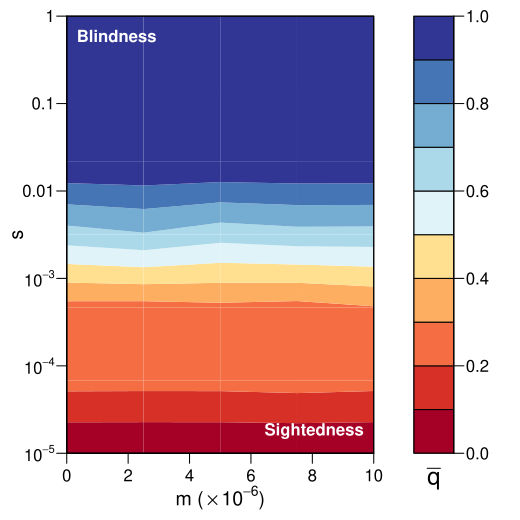

R code for this plot:
library(RColorBrewer)
library(stringr)
library(data.table)

scriptname = commandArgs() %>% str_subset("^--file=") %>% str_replace("^--file=","")
pdfname = scriptname %>% str_replace("\\.[^.]*$", ".pdf")

bcz = brewer.pal(10,"RdYlBu")
keylevels = seq(0,1,length.out=length(bcz)+1)
keytext = keylevels

a = fread("zstdcat ../tinaja/results.csv.zst")
b = a[, .(qbar = mean(q)), by=list(m,s,g)]

xaxs = c(0, 2e-6, 4e-6, 6e-6, 8e-6, 10e-6)
yaxs = c(1e-5, 1e-4, 1e-3, 1e-2, 1e-1, 1)

pdf(pdfname, width=5.2, height=5.2)
par(mai=c(48,48,12,0)/72,mgp=c(2,0.6,0),las=2)
bb = b[g == 91000+71000, ]
z = dcast(bb, m~s, value.var="qbar")
z = as.matrix(z[-1,])
filled.contour(z,col=bcz,levels=keylevels,
    plot.title = {
        title(xlab=expression(m*" ("%*%10^-6*")"),
            ylab="s",cex.lab=1.2^1)
    },
    key.title = title(xlab=expression(bar(q)),line=1,cex.lab=1.2^2),
    plot.axes = {
        box()
        axis(1, at=seq(0,1,length.out=6), seq(0,10,2))
        axis(2, at=seq(0,1,length.out=6), expression(10^-5, 10^-4, 10^-3, 0.01, 0.1, 1))
        text(0,0.95, "Blindness",col="white",pos=4,font=2)
        text(1,0.05, "Sightedness",col="white",pos=2,font=2)
    }
)
invisible(dev.off())
embedFonts(pdfname, options="-DPDFSETTINGS=/prepress")

gg = sort(unique(b$g))
unlink("tinaja*.png")
png("tinaja%03d.png", height=600,width=600)
par(mai=c(48,48,48,48)/72,mgp=c(2,0.6,0),las=2)
for(gen in gg) {
    bb = b[g == gen, ]
    z = dcast(bb, m~s, value.var="qbar")
    z = as.matrix(z[-1,])
    filled.contour(z,col=bcz,levels=keylevels,
        plot.title = {
            title(line=1,main="Tinaja Cave",cex.main=1.2^3)
            title(xlab="m", ylab="s",cex.lab=1.2^2)
        },
        key.title = title(xlab=expression(bar(q)),line=1,cex.lab=1.2^3),
        plot.axes = {
            box()
            axis(1, at=seq(0,1,length.out=6), xaxs)
            axis(2, at=seq(0,1,length.out=6), yaxs)
        }
    )
    txt = sprintf("Gen %d", gen)
    text(0.80,0.95, txt,col="white",pos=2,cex=1.2^2,font=2)
    
}
invisible(dev.off())

system("convert -delay 10 tinaja*.png tinaja.mp4")
unlink("tinaja*.png")
